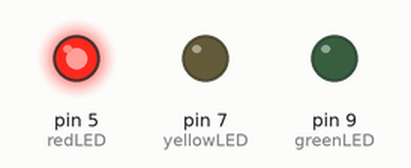
Recording of a sketch running on a simulated Arduino Uno, built with avr-gcc and run on an emulated ATmega328P. Parts: output pins drawn as LEDs (lit = HIGH).

Above: at 0.2 s.
At 1.2 s:
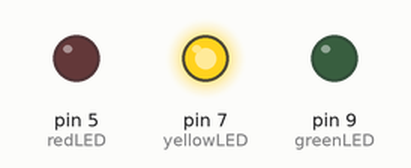
At 2.2 s:
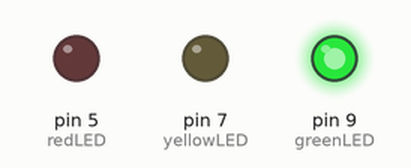
At 5.7 s:
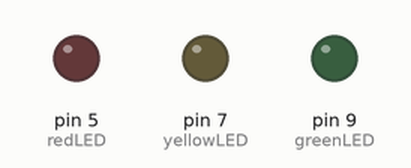
Timing chart, 0 to 6.9 s (numbered marks = the images above):
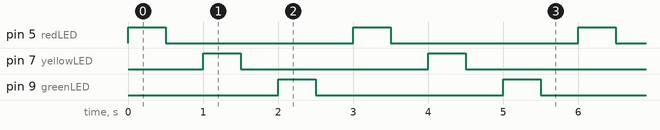

Measured:
- by itself, pin 5 (redLED), pin 7 (yellowLED), pin 9 (greenLED): alternates HIGH for 0.50 s and LOW for 2.5 s
- by itself, everything shown: repeats every 3.0 s, in 6 steps

The sketch:

3leds_blinks.ino
```cpp
// Defining LEDs
int redLED = 5;
int yellowLED = 7;
int greenLED = 9;
int del = 500; // Milliseconds of delayment

void setup() {
// Making the LEDs outputs
pinMode(redLED,OUTPUT);
pinMode(yellowLED,OUTPUT);
pinMode(greenLED,OUTPUT);
}

void loop() {
// blink blonk
Serial.print("Blink Blonk");

// Making every LED blink.
digitalWrite(redLED,HIGH);
delay(del);
digitalWrite(redLED,LOW);
delay(del);
digitalWrite(yellowLED,HIGH);
delay(del);
digitalWrite(yellowLED,LOW);
delay(del);
digitalWrite(greenLED,HIGH);
delay(del);
digitalWrite(greenLED,LOW);
delay(del);
}
```
